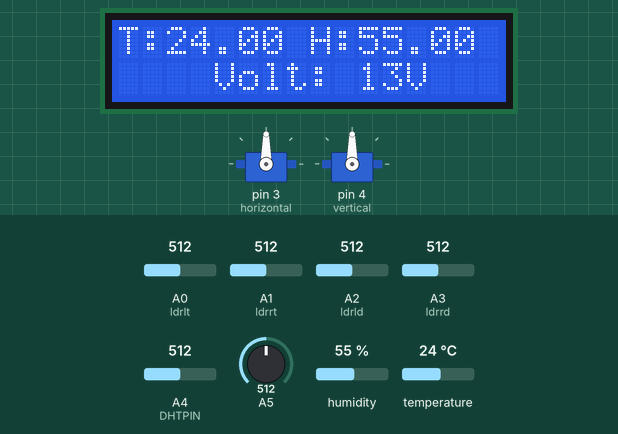
The sketch below on a simulated Arduino Uno, built with avr-gcc and run on an emulated ATmega328P. On the bench: 16×2 character LCD, 2 × servo. Inputs (shaded band) come from the test bench; at power-on: A0 (ldrlt) = 512, A1 (ldrrt) = 512, A5 = 512, humidity 55 %, A2 (ldrld) = 512, A3 (ldrrd) = 512, A4 (DHTPIN) = 512, temperature 24 °C. What the sketch prints to the serial monitor is not drawn.

Above: at 1.2 s.
1.3 s: A0 (ldrlt) set to 267
2.8 s: A0 (ldrlt) set to 237
At 3.58 s:
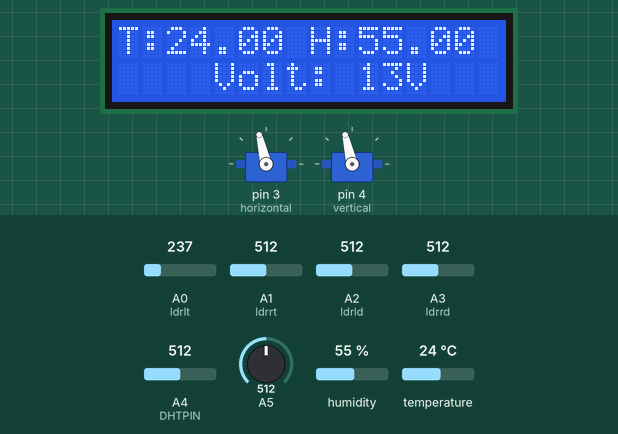
5.0 s: A1 (ldrrt) set to 537
At 5.16 s:
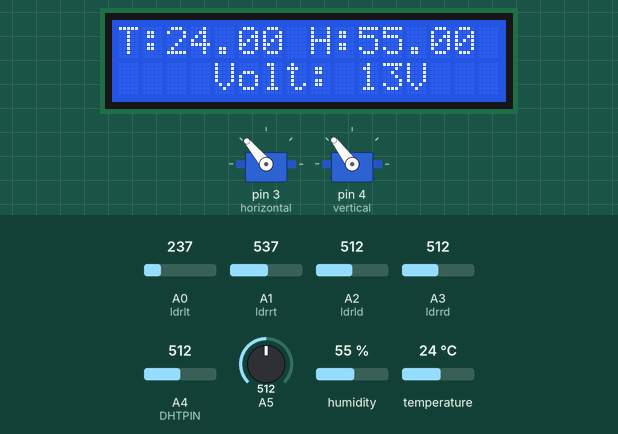
7.4 s: A5 set to 489
At 7.6 s:
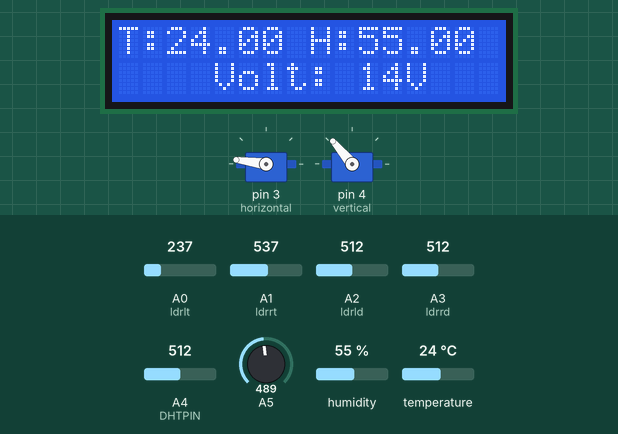
9.7 s: humidity set to 22 %
At 10.8 s:
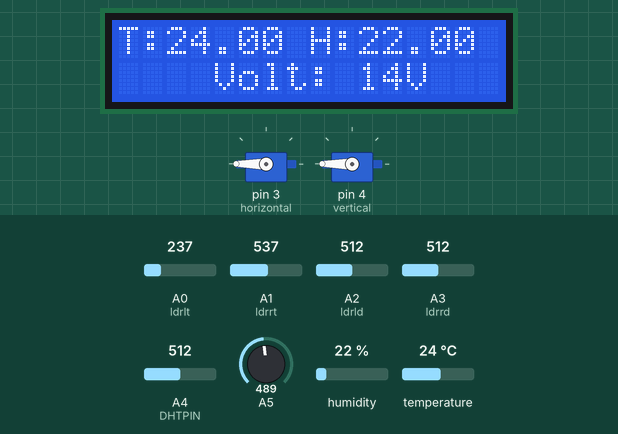
12.0 s: A0 (ldrlt) set to 992
At 12.73 s:
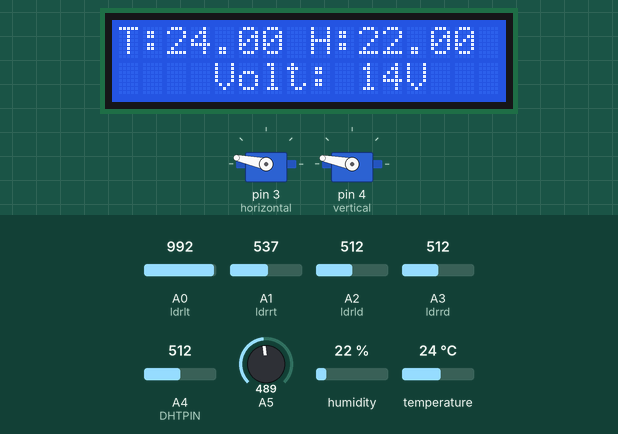
Timing chart, 0 to 18.2 s (numbered marks = the images above; inputs shaded):
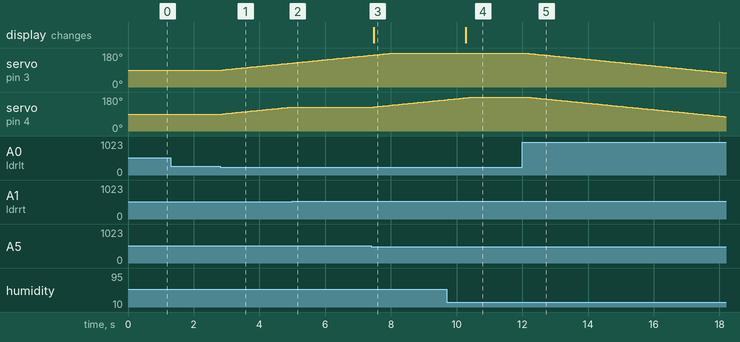

Measured:
- the behaviour switches between 256 and 255 on A0 (ldrlt) (found by bisection; images 0 and 1)
- the behaviour switches between 530 and 531 on A1 (ldrrt) (found by bisection; images 1 and 2)
- the behaviour switches between 500 and 499 on A5 (found by bisection; images 2 and 3)
- after the input at 1.3 s, every drawn part: stays the same
- after the input at 2.8 s, servo on pin 3 (horizontal), servo on pin 4 (vertical): moves from 90° to 127° over 2.1 s, starting after 0.08 s
- after the input at 5.0 s, servo on pin 4 (vertical): stays 127° (without the input it goes to 128° after 0.03 s)
- after the input at 7.4 s, servo on pin 4 (vertical): moves from 127° to 166° over 2.2 s, starting after 0.08 s; the display: changes after 0.08 s (image 3)
- after the input at 9.7 s, the display: changes after 0.58 s (image 4)
- after the input at 12.0 s, servo on pin 3 (horizontal): moves from 180° to 75° over 6.1 s, starting after 0.08 s; servo on pin 4 (vertical): moves from 180° to 76° over 6.0 s, starting after 0.14 s

The sketch:

temperature-humidity-and-voltage-sensor.ino
```cpp
#include <LiquidCrystal.h>
#include <DHT.h>
#include <Wire.h>
#include "DHT.h"
#include <Servo.h> // include Servo library

#define DHTPIN A4    // what pin we're connected to

#define DHTTYPE DHT11   // DHT 11


const int rs = 12, en = 11, d4 = 9, d5 = 8, d6 = 7, d7 = 6;
LiquidCrystal lcd(rs, en, d4, d5, d6, d7);

int val11;
int val2;
int val3;
float h;
float t;
float temp;

DHT dht(DHTPIN, DHTTYPE);

Servo horizontal; // horizontal servo
int servoh = 90;     // stand horizontal servo

Servo vertical;   // vertical servo
int servov = 90;     // stand vertical servo

// LDR pin connections
//  name  = analogpin;
int ldrlt = 0; //LDR top left
int ldrrt = 1; //LDR top rigt
int ldrld = 2; //LDR down left
int ldrrd = 3 ; //ldr down rigt


void setup()
{
  Serial.begin(9600);

  lcd.begin(16,2); //16 by 2 character display

  dht.begin();

  horizontal.attach(3);
  vertical.attach(4);


}


void loop()
{

  // Reading temperature or humidity takes about 250 milliseconds!
  // Sensor readings may also be up to 2 seconds 'old' (its a very slow sensor)
  float h = dht.readHumidity();
  // Read temperature as Celsius (the default)
  float t = dht.readTemperature();


  ///Voltage Reading
  val11=analogRead(5);
  temp=val11/4.092;
  val3=(temp/10);
  val2=(25-val3);

int lt = analogRead(ldrlt); // top left
  int rt = analogRead(ldrrt); // top right
  int ld = analogRead(ldrld); // down left
  int rd = analogRead(ldrrd); // down rigt

  int dtime = analogRead(4)/20; // read potentiometers
  int tol = analogRead(5)/4;

  int avt = (lt + rt) / 2; // average value top
  int avd = (ld + rd) / 2; // average value down
  int avl = (lt + ld) / 2; // average value left
  int avr = (rt + rd) / 2; // average value right

  int dvert = avt - avd; // check the diffirence of up and down
  int dhoriz = avl - avr;// check the diffirence og left and rigt

// Print in Serial Moniter
Serial.println("Temperature: ");
Serial.println(t);
Serial.println("Humidity: ");
Serial.println(h);
Serial.println("Voltage: ");
Serial.println(val2);


// LCD Print
  lcd.clear();
  lcd.setCursor(0,0);
  lcd.print("T:");
  lcd.print(t);
  lcd.print(" ");
  lcd.print("H:");
  lcd.print(h);
  lcd.print(" ");

  lcd.setCursor(4,1);
  lcd.print("Volt: ");
  lcd.print(val2);
  lcd.print("V");

  if (-1*tol > dvert || dvert > tol) // check if the diffirence is in the tolerance else change vertical angle
  {
  if (avt > avd)
  {
    servov = --servov;
     if (servov > 180)
     {
      servov = 180;
     }
  }
  else if (avt < avd)
  {
    servov= ++servov;
    if (servov < 0)
  {
    servov = 0;
  }
  }
  vertical.write(servov);
  }

  if (-1*tol > dhoriz || dhoriz > tol) // check if the diffirence is in the tolerance else change horizontal angle
  {
  if (avl > avr)
  {
    servoh = --servoh;
    if (servoh < 0)
    {
    servoh = 0;
    }
  }
  else if (avl < avr)
  {
    servoh = ++servoh;
     if (servoh > 180)
     {
     servoh = 180;
     }
  }
  else if (avl = avr)
  {
    // nothing
  }
  horizontal.write(servoh);
  }
   delay(dtime);


}
```
